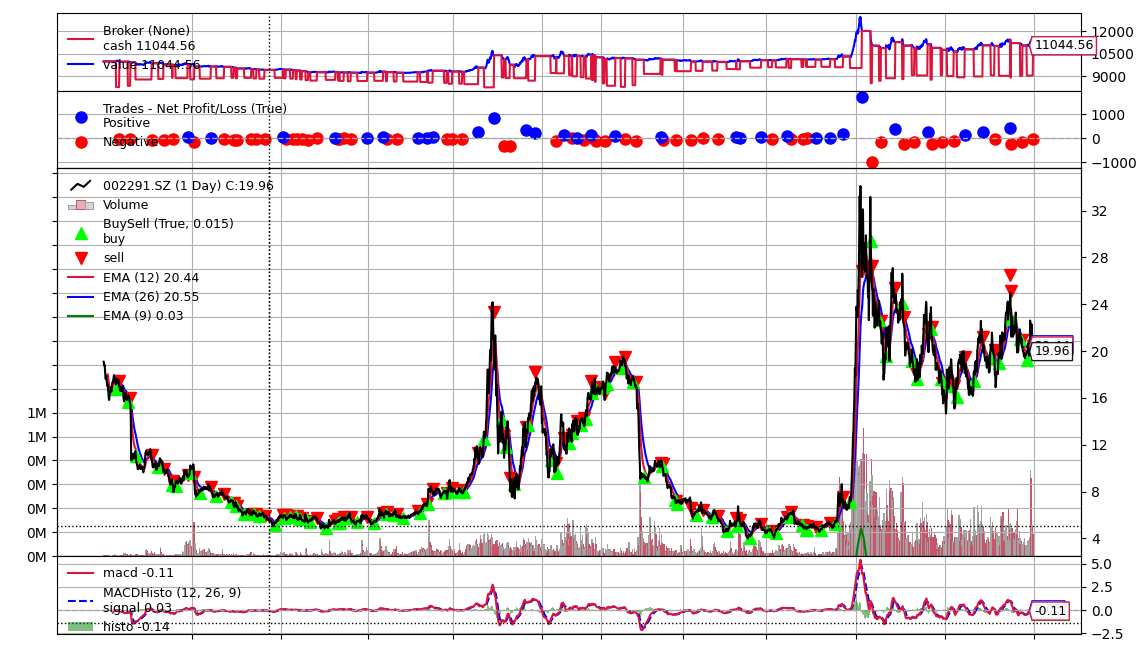

Source code (Python):
import datetime
import os
import backtrader as bt


class MACDStrategy(bt.Strategy):
    params = (
        ('maperiod', 15),
    )

    def log(self, txt, dt=None):
        dt = dt or self.datas[0].datetime.date(0)
        print('%s, %s' % (dt.isoformat(), txt))

    def __init__(self):
        self.dataclose = self.datas[0].close
        self.volume = self.datas[0].volume

        self.order = None
        self.buyprice = None
        self.buycomm = None

        # Compute MACD line and Signal line
        line1 = bt.indicators.EMA(self.datas[0], period=12)
        line2 = bt.indicators.EMA(self.datas[0], period=26)
        self.macd = line1 - line2
        self.signal = bt.indicators.EMA(self.macd, period=9)

        bt.indicators.MACDHisto(self.datas[0])

    def notify_order(self, order):
        if order.status in [order.Submitted, order.Accepted]:
            return

        if order.status in [order.Completed]:
            if order.isbuy():
                self.log(
                    'BUY EXECUTED, Price: %.2f, Cost: %.2f, Comm: %.2f' % (order.executed.price, order.executed.value, order.executed.comm))
                self.buyprice = order.executed.price
                self.buycomm = order.executed.comm
                
            else:
                self.log('SELL EXECUTED, Price: %.2f, Cost: %.2f, Comm: %.2f' % (order.executed.price, order.executed.value, order.executed.comm))
            self.bar_executed = len(self)

        elif order.status in [order.Canceled, order.Margin, order.Rejected]:
            self.log('Order canceled/margin/rejected')

        self.order = None

    def notify_trade(self, trade):
        if not trade.isclosed:
            return

        self.log('Operation profit, Gross: %.2f, Net: %.2f' %
                 (trade.pnl, trade.pnlcomm))

    def next(self):
        '''
        Determine the strategy position:
        Buy the stock when the value of the MACD line < the value of the signal line indicates that a golden cross has occurred, at this time it is bullish.
        Sell in the opposite scenario.
        '''
        if self.order:
            return

        if not self.position:
            if self.macd[0] - self.signal[0] > 0:
                self.log('Buy create, %.2f' % self.dataclose[0])
                self.order = self.buy()

        else:
            if self.macd[0] - self.signal[0] < 0:
                self.log('Sell create, %.2f' % self.dataclose[0])
                self.order = self.sell()


if __name__ == '__main__':
    cerebro = bt.Cerebro()

    cerebro.addstrategy(MACDStrategy)
    cerebro.addsizer(bt.sizers.FixedSize, stake=100)
    cerebro.addanalyzer(bt.analyzers.SharpeRatio, _name = 'SharpeRatio')
    cerebro.addanalyzer(bt.analyzers.DrawDown, _name = 'DrawDown')

    cerebro.broker.setcash(10000)
    cerebro.broker.setcommission(commission=0.005)

    #! The data was retrieved from tushare
    #! Need to reindex the data in reverse order
    path = 'ENTER YOUR FILE PATH.'
    file_name = '002291.SZ.csv'
    datapath = os.path.join(path, file_name)
    data = bt.feeds.GenericCSVData(
        dataname=datapath,
        fromdate=datetime.datetime(2010, 1, 1),
        todate=datetime.datetime(2022, 6, 12),
        dtformat='%Y%m%d',
        datetime=2,
        open=3,
        high=4,
        low=5,
        close=6,
        volume=10,
        reverse=True
    )
    cerebro.adddata(data)

    start_balance = cerebro.broker.getvalue()
    results = cerebro.run()
    strategy_stats = results[0]
    end_balance = cerebro.broker.getvalue()

    print('---------------------------------------')
    print(f'Starting balance: {start_balance}')
    print(f'Ending balance: {end_balance}')
    print(f'Total return: {(end_balance-start_balance)/start_balance}')
    print('Sharpe Ratio: ', strategy_stats.analyzers.SharpeRatio.get_analysis())
    print('Drawdown: ', strategy_stats.analyzers.DrawDown.get_analysis())

    cerebro.plot(iplot=False)



## Another way to plot the result

# from backtrader_plotting import Bokeh
# from backtrader_plotting.schemes import Tradimo

# b = Bokeh(style='bar', plot_mode='single', scheme=Tradimo())
# cerebro.plot(b, iplot=False)
